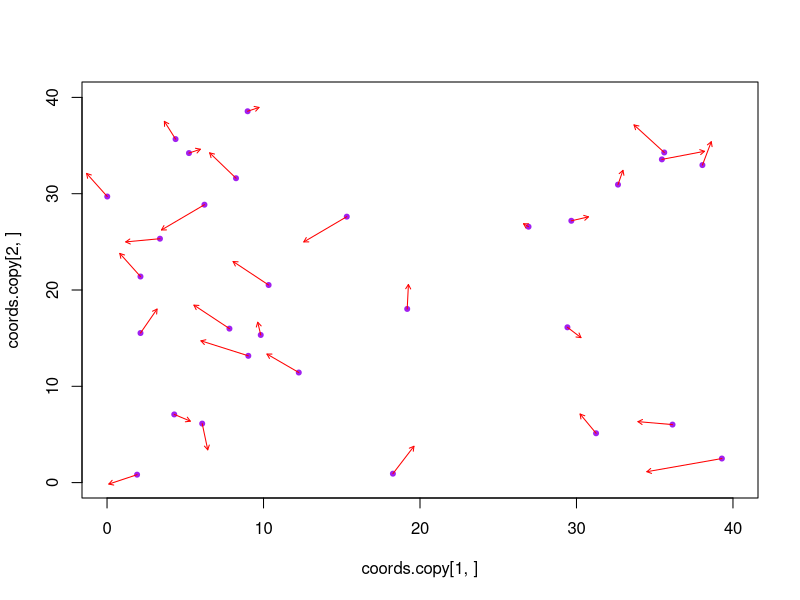
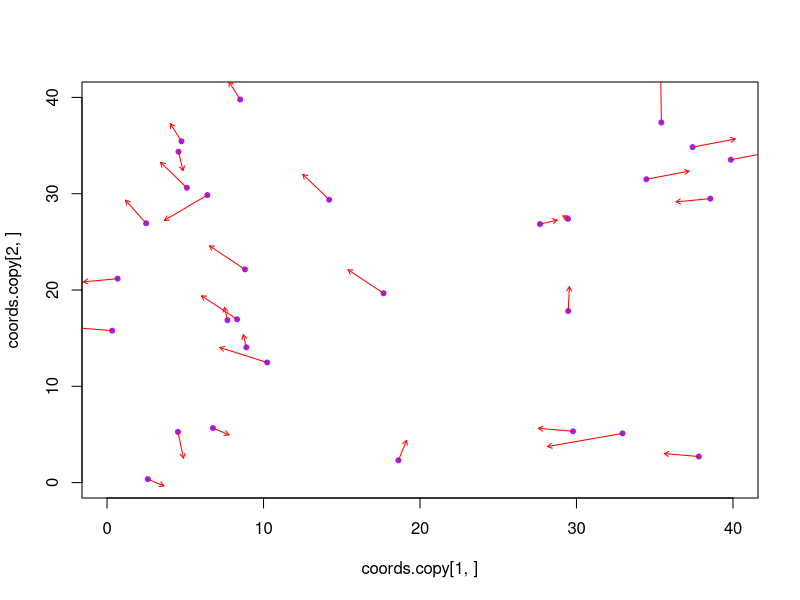
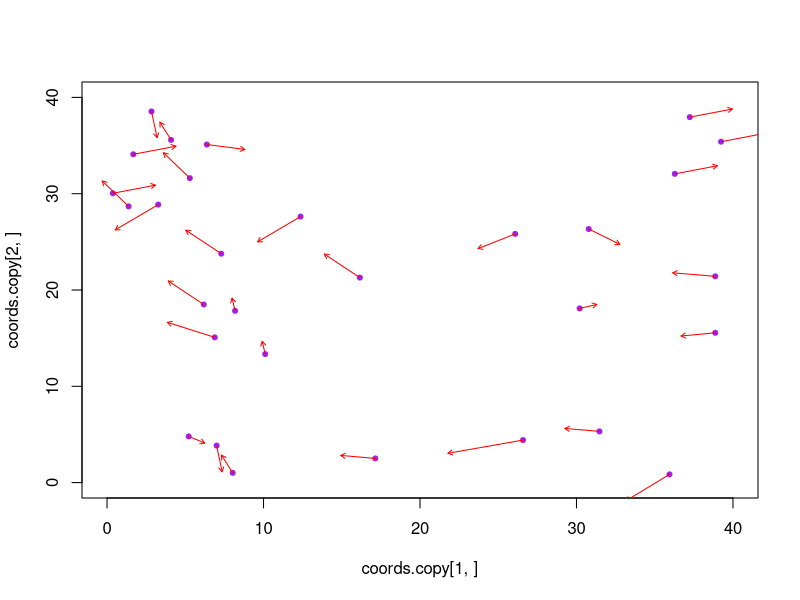
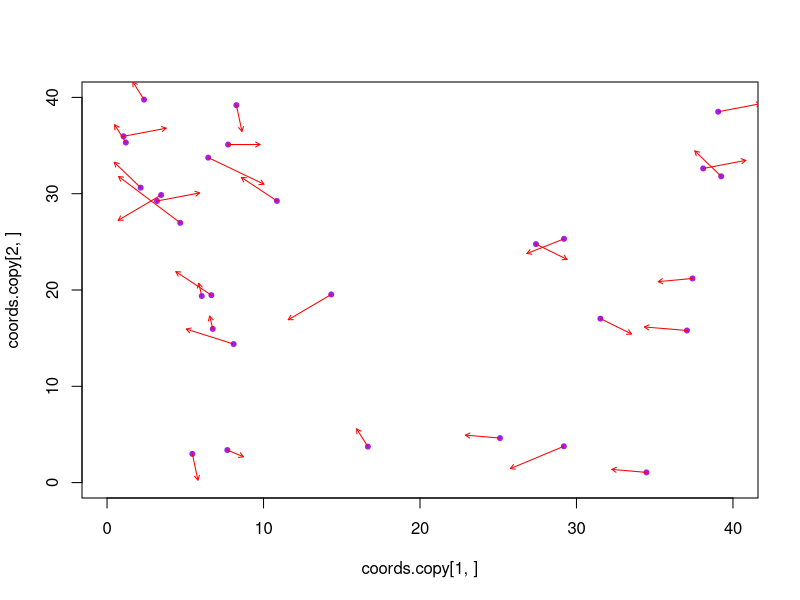
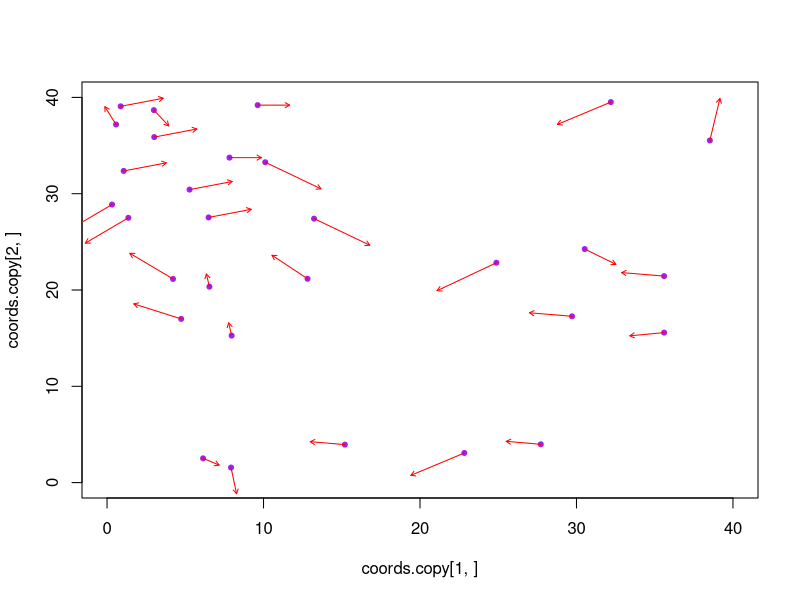
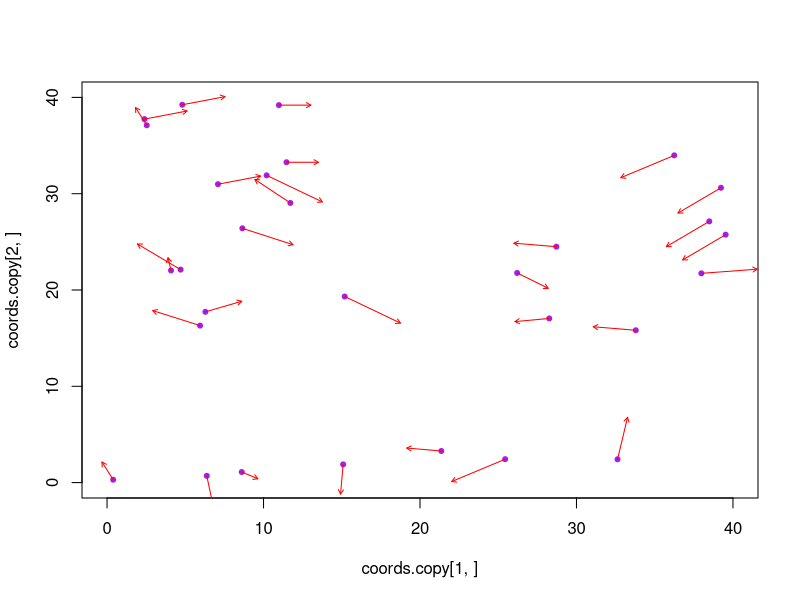
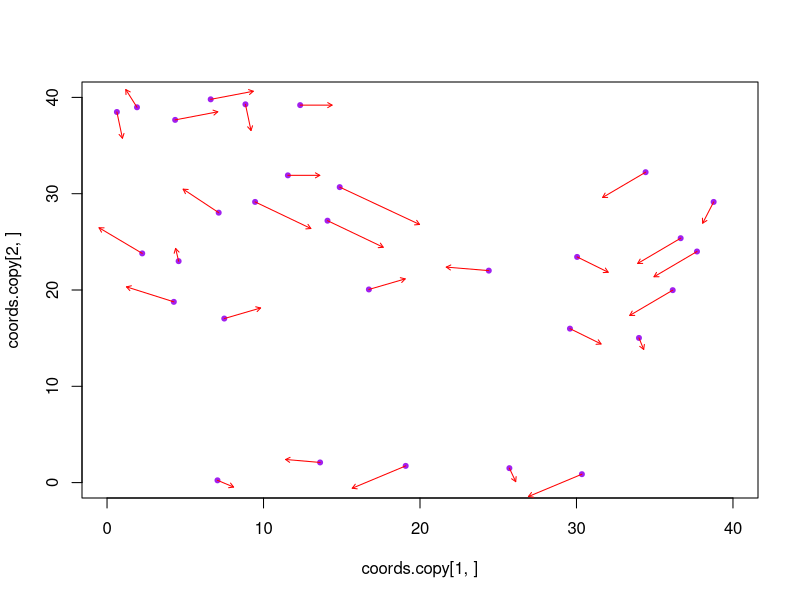
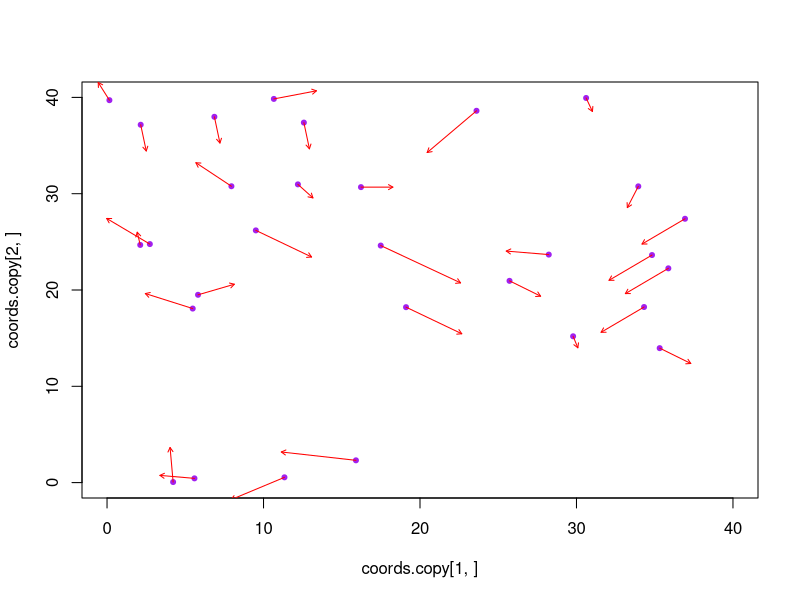

The R script that drew these images, in order:
# ---
# Particle Swarm Optimization
# Based on "Particle Swarm Optimization" by J.Kennedy and R.Eberhart
# ---

# -- Target function -- 
target = function(x, y){
  x^2 + y^2
}

# -- Random initialization of particles and velocity -- 
n.particles = 30
rows = 2
upper = 40
lower = 0
coords = matrix(runif(n.particles * rows, lower, upper), nrow=2, ncol=n.particles)
velocity = matrix(runif(n.particles * rows, -2, 2), nrow=2, ncol=n.particles)


# -- Testing Nearest Neighbor Velocity Matching and Craziness -- 
# nn.index returns a vector containing the index of the nearest neighbor for each particle
nn.index = function(coord.matrix){
  rows = ncol(coord.matrix)
  cols = ncol(coord.matrix)
  
  dist.matrix = matrix(0, nrow=rows, ncol=cols)
  argmin = c()
  
  # Euclidean distance
  for(i in 1:cols){
    for(j in 1:cols){
      if(i==j){
        dist.matrix[i, j] = Inf
      } else{
        dist.matrix[i, j] = ((coord.matrix[1, i] - coord.matrix[1, j])^2 + (coord.matrix[2, i] - coord.matrix[2, j])^2)^(1/2)
      }
    }
    # Argmin of current row
    argmin[i] = which.min(dist.matrix[i, ])
  }

  return(argmin)
}

# Loop
n.iterations = 20

coords.copy = coords
velocity.copy = velocity

n.crazy.particles = 4

for(i in 1:n.iterations){
  argmin = nn.index(coords.copy)
  velocity.copy = velocity.copy[, argmin]
  
  # Add craziness (stochastic variable -> randomly chosen velocities)
  crazy.particles = sample(1:n.particles, n.crazy.particles)
  craziness = matrix(runif(2 * n.crazy.particles, -2, 2), nrow=2, ncol=n.crazy.particles)
  velocity.copy[, crazy.particles] = velocity.copy[, crazy.particles] + craziness
  
  # %% keeps torus structure 
  coords.copy = (coords.copy + velocity.copy) %% upper
  
  plot(coords.copy[1, ], 
       coords.copy[2, ], 
       xlim = c(lower, upper), 
       ylim = c(lower, upper),
       pch = 20, 
       col = "purple")
  
  # Movement arrows
  arrows(x0 = coords.copy[1, ], 
         y0 = coords.copy[2, ], 
         x1 = coords.copy[1, ] + velocity.copy[1, ] * 1.5, 
         y1 = coords.copy[2, ] + velocity.copy[2, ] * 1.5, 
         length = 0.05, 
         col = "red")
  
  Sys.sleep(0.8)
}

# -- Testing Cornfield Vector --
# Evaluation function
evaluation = function(coords){
  presentx = coords[1, ]
  presenty = coords[2, ]
  # Roost located at (20, 20)
  return(sqrt((presentx - 20)^2) + sqrt((presenty - 20)^2))
}

# Update function
update = function(coords, pbestx, pbesty, gbest, p.increment, g.increment, velocity.matrix){
  presentx = coords[1, ]
  presenty = coords[2, ]
  n.particles = length(presentx)
  
  # Random value for each particle
  rand.ix = runif(n.particles, 0, 1)
  rand.iy = runif(n.particles, 0, 1)
  rand.gx = runif(n.particles, 0, 1)
  rand.gy = runif(n.particles, 0, 1)
  
  # Individual memory
  velocity.matrix[1, ] = ifelse(presentx > pbestx, 
                                velocity.matrix[1, ] - rand.ix * p.increment, 
                                velocity.matrix[1, ] + rand.ix * p.increment)
  
  velocity.matrix[2, ] = ifelse(presenty > pbesty, 
                                velocity.matrix[2, ] - rand.iy * p.increment, 
                                velocity.matrix[2, ] + rand.iy * p.increment)
  
  # Global memory
  velocity.matrix[1, ] = ifelse(presentx > pbestx[gbest], 
                                velocity.matrix[1, ] - rand.gx * g.increment, 
                                velocity.matrix[1, ] + rand.gx * g.increment)
  
  velocity.matrix[2, ] = ifelse(presenty > pbesty[gbest],
                                velocity.matrix[2, ] - rand.gy * g.increment,
                                velocity.matrix[2, ] + rand.gy * g.increment)
  
  return(velocity.matrix)
}
